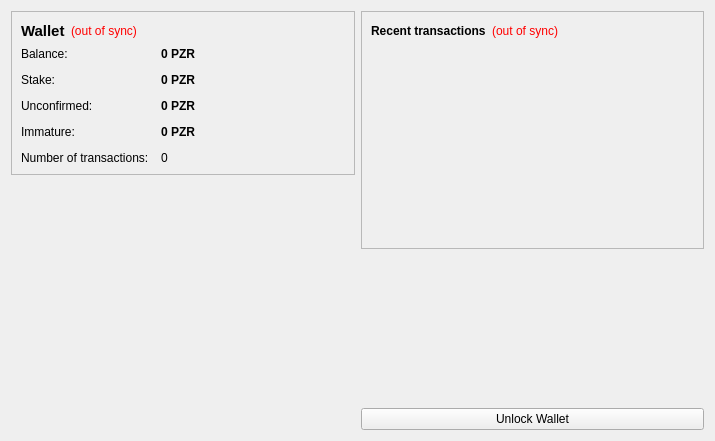
<?xml version="1.0" encoding="UTF-8"?>
<ui version="4.0">
 <class>OverviewPage</class>
 <widget class="QWidget" name="OverviewPage">
  <property name="geometry">
   <rect>
    <x>0</x>
    <y>0</y>
    <width>715</width>
    <height>441</height>
   </rect>
  </property>
  <property name="windowTitle">
   <string>Form</string>
  </property>
  <layout class="QHBoxLayout" name="horizontalLayout" stretch="1,1">
   <item>
    <layout class="QVBoxLayout" name="verticalLayout_2">
     <item>
      <widget class="QFrame" name="frame">
       <property name="frameShape">
        <enum>QFrame::StyledPanel</enum>
       </property>
       <property name="frameShadow">
        <enum>QFrame::Raised</enum>
       </property>
       <layout class="QVBoxLayout" name="verticalLayout_4">
        <item>
         <layout class="QHBoxLayout" name="horizontalLayout_4">
          <item>
           <widget class="QLabel" name="label_5">
            <property name="font">
             <font>
              <pointsize>11</pointsize>
              <weight>75</weight>
              <bold>true</bold>
             </font>
            </property>
            <property name="text">
             <string>Wallet</string>
            </property>
           </widget>
          </item>
          <item>
           <widget class="QLabel" name="labelWalletStatus">
            <property name="toolTip">
             <string>The displayed information may be out of date. Your wallet automatically synchronizes with the PayzorCoin network after a connection is established, but this process has not completed yet.</string>
            </property>
            <property name="styleSheet">
             <string notr="true">QLabel { color: red; }</string>
            </property>
            <property name="text">
             <string notr="true">(out of sync)</string>
            </property>
            <property name="alignment">
             <set>Qt::AlignLeading|Qt::AlignLeft|Qt::AlignVCenter</set>
            </property>
           </widget>
          </item>
          <item>
           <spacer name="horizontalSpacer_2">
            <property name="orientation">
             <enum>Qt::Horizontal</enum>
            </property>
            <property name="sizeHint" stdset="0">
             <size>
              <width>40</width>
              <height>20</height>
             </size>
            </property>
           </spacer>
          </item>
         </layout>
        </item>
        <item>
         <layout class="QFormLayout" name="formLayout_2">
          <property name="fieldGrowthPolicy">
           <enum>QFormLayout::AllNonFixedFieldsGrow</enum>
          </property>
          <property name="horizontalSpacing">
           <number>12</number>
          </property>
          <property name="verticalSpacing">
           <number>12</number>
          </property>
          <item row="0" column="0">
           <widget class="QLabel" name="label">
            <property name="text">
             <string>Balance:</string>
            </property>
           </widget>
          </item>
          <item row="0" column="1">
           <widget class="QLabel" name="labelBalance">
            <property name="font">
             <font>
              <weight>75</weight>
              <bold>true</bold>
             </font>
            </property>
            <property name="cursor">
             <cursorShape>IBeamCursor</cursorShape>
            </property>
            <property name="toolTip">
             <string>Your current balance</string>
            </property>
            <property name="text">
             <string notr="true">0 PZR</string>
            </property>
            <property name="textInteractionFlags">
             <set>Qt::LinksAccessibleByMouse|Qt::TextSelectableByKeyboard|Qt::TextSelectableByMouse</set>
            </property>
           </widget>
          </item>
          <item row="1" column="0">
           <widget class="QLabel" name="label_6">
            <property name="text">
             <string>Stake:</string>
            </property>
           </widget>
          </item>
          <item row="1" column="1">
           <widget class="QLabel" name="labelStake">
            <property name="font">
             <font>
              <weight>75</weight>
              <bold>true</bold>
             </font>
            </property>
            <property name="cursor">
             <cursorShape>IBeamCursor</cursorShape>
            </property>
            <property name="toolTip">
             <string>Total of coins that was staked, and do not yet count toward the current balance</string>
            </property>
            <property name="text">
             <string notr="true">0 PZR</string>
            </property>
            <property name="textInteractionFlags">
             <set>Qt::LinksAccessibleByMouse|Qt::TextSelectableByKeyboard|Qt::TextSelectableByMouse</set>
            </property>
           </widget>
          </item>
          <item row="2" column="0">
           <widget class="QLabel" name="label_3">
            <property name="text">
             <string>Unconfirmed:</string>
            </property>
           </widget>
          </item>
          <item row="2" column="1">
           <widget class="QLabel" name="labelUnconfirmed">
            <property name="font">
             <font>
              <weight>75</weight>
              <bold>true</bold>
             </font>
            </property>
            <property name="cursor">
             <cursorShape>IBeamCursor</cursorShape>
            </property>
            <property name="toolTip">
             <string>Total of transactions that have yet to be confirmed, and do not yet count toward the current balance</string>
            </property>
            <property name="text">
             <string notr="true">0 PZR</string>
            </property>
            <property name="textInteractionFlags">
             <set>Qt::LinksAccessibleByMouse|Qt::TextSelectableByKeyboard|Qt::TextSelectableByMouse</set>
            </property>
           </widget>
          </item>
          <item row="3" column="0">
           <widget class="QLabel" name="labelImmatureText">
            <property name="text">
             <string>Immature:</string>
            </property>
           </widget>
          </item>
          <item row="3" column="1">
           <widget class="QLabel" name="labelImmature">
            <property name="font">
             <font>
              <weight>75</weight>
              <bold>true</bold>
             </font>
            </property>
            <property name="toolTip">
             <string>Mined balance that has not yet matured</string>
            </property>
            <property name="text">
             <string notr="true">0 PZR</string>
            </property>
            <property name="textInteractionFlags">
             <set>Qt::LinksAccessibleByMouse|Qt::TextSelectableByKeyboard|Qt::TextSelectableByMouse</set>
            </property>
           </widget>
          </item>
          <item row="4" column="0">
           <widget class="QLabel" name="label_2">
            <property name="text">
             <string>Number of transactions:</string>
            </property>
           </widget>
          </item>
          <item row="4" column="1">
           <widget class="QLabel" name="labelNumTransactions">
            <property name="toolTip">
             <string>Total number of transactions in wallet</string>
            </property>
            <property name="text">
             <string notr="true">0</string>
            </property>
           </widget>
          </item>
         </layout>
        </item>
       </layout>
      </widget>
     </item>
     <item>
      <spacer name="verticalSpacer">
       <property name="orientation">
        <enum>Qt::Vertical</enum>
       </property>
       <property name="sizeHint" stdset="0">
        <size>
         <width>20</width>
         <height>40</height>
        </size>
       </property>
      </spacer>
     </item>
     <item>
      <widget class="QLabel" name="label_6">
       <property name="text">
        <string/>
       </property>
       <property name="pixmap">
        <pixmap resource="../bitcoin.qrc">:/images/backg</pixmap>
       </property>
       <property name="scaledContents">
        <bool>false</bool>
       </property>
       <property name="alignment">
        <set>Qt::AlignCenter</set>
       </property>
       <property name="margin">
        <number>-2</number>
       </property>
      </widget>
     </item>
    </layout>
   </item>
   <item>
    <layout class="QVBoxLayout" name="verticalLayout_3">
     <item>
      <widget class="QFrame" name="frame_2">
       <property name="frameShape">
        <enum>QFrame::StyledPanel</enum>
       </property>
       <property name="frameShadow">
        <enum>QFrame::Raised</enum>
       </property>
       <layout class="QVBoxLayout" name="verticalLayout">
        <item>
         <layout class="QHBoxLayout" name="horizontalLayout_2">
          <item>
           <widget class="QLabel" name="label_4">
            <property name="text">
             <string>&lt;b&gt;Recent transactions&lt;/b&gt;</string>
            </property>
           </widget>
          </item>
          <item>
           <widget class="QLabel" name="labelTransactionsStatus">
            <property name="toolTip">
             <string>The displayed information may be out of date. Your wallet automatically synchronizes with the PayzorCoin network after a connection is established, but this process has not completed yet.</string>
            </property>
            <property name="styleSheet">
             <string notr="true">QLabel { color: red; }</string>
            </property>
            <property name="text">
             <string notr="true">(out of sync)</string>
            </property>
            <property name="alignment">
             <set>Qt::AlignRight|Qt::AlignTrailing|Qt::AlignVCenter</set>
            </property>
           </widget>
          </item>
          <item>
           <spacer name="horizontalSpacer">
            <property name="orientation">
             <enum>Qt::Horizontal</enum>
            </property>
            <property name="sizeHint" stdset="0">
             <size>
              <width>40</width>
              <height>20</height>
             </size>
            </property>
           </spacer>
          </item>
         </layout>
        </item>
        <item>
         <widget class="QListView" name="listTransactions">
          <property name="styleSheet">
           <string notr="true">QListView { background: transparent; }</string>
          </property>
          <property name="frameShape">
           <enum>QFrame::NoFrame</enum>
          </property>
          <property name="verticalScrollBarPolicy">
           <enum>Qt::ScrollBarAlwaysOff</enum>
          </property>
          <property name="horizontalScrollBarPolicy">
           <enum>Qt::ScrollBarAlwaysOff</enum>
          </property>
          <property name="selectionMode">
           <enum>QAbstractItemView::NoSelection</enum>
          </property>
         </widget>
        </item>
       </layout>
      </widget>
     </item>
     <item>
      <spacer name="verticalSpacer_2">
       <property name="orientation">
        <enum>Qt::Vertical</enum>
       </property>
       <property name="sizeHint" stdset="0">
        <size>
         <width>20</width>
         <height>40</height>
        </size>
       </property>
      </spacer>
     </item>
     <item>
      <widget class="QPushButton" name="unlockWalletButton">
       <property name="text">
        <string>Unlock Wallet</string>
       </property>
      </widget>
     </item>
    </layout>
   </item>
  </layout>
 </widget>
 <resources>
  <include location="../bitcoin.qrc"/>
 </resources>
 <connections/>
</ui>
